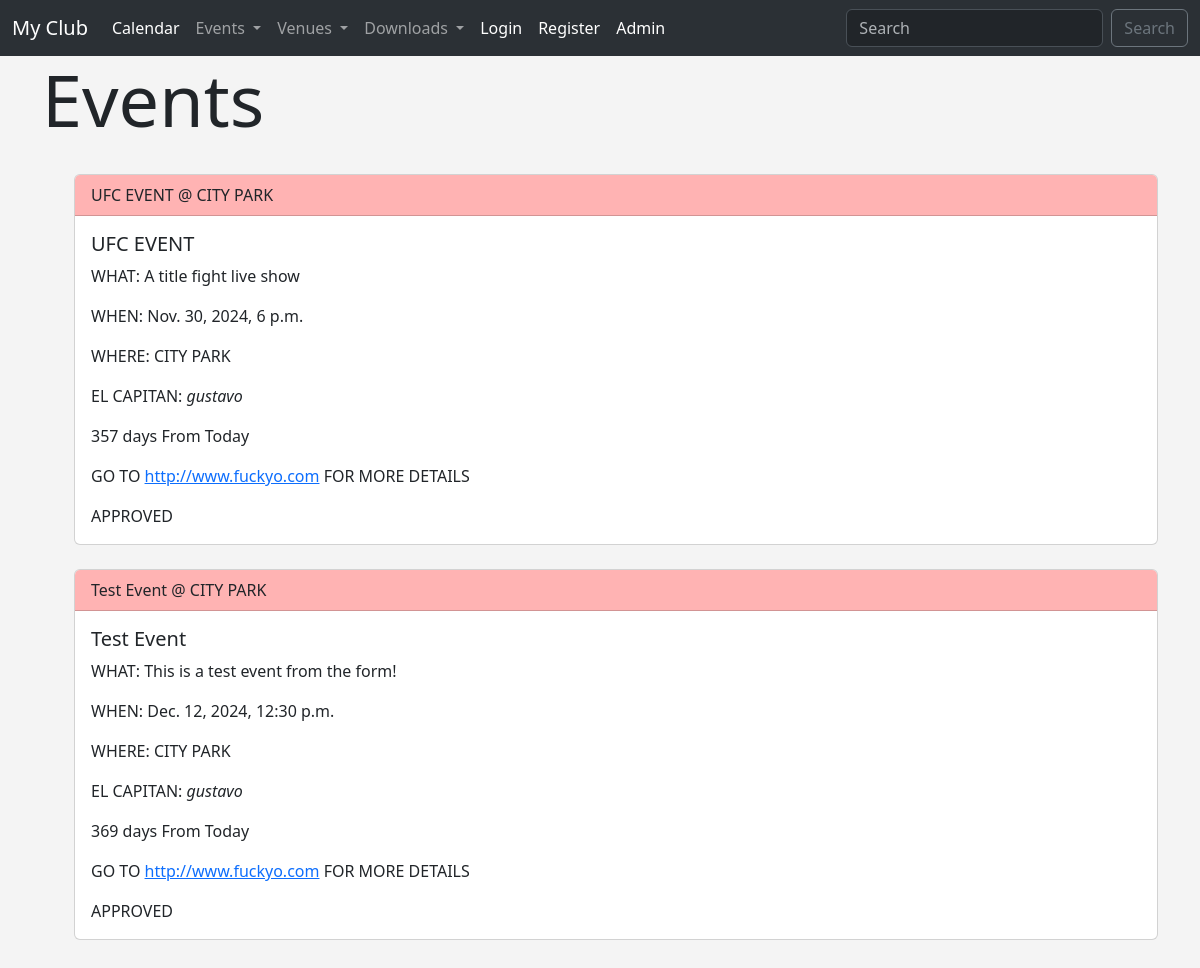
The app's page /venue_event/1 with its own data.
### events/models.py (models this page shows)
class Event(models.Model):
    name = models.CharField('Event Name', max_length=120)
    event_date = models.DateTimeField('Event Date')
    venue = models.ForeignKey(Venue, blank=True, null=True, on_delete=models.CASCADE)
    manager = models.ForeignKey(User, blank=True, null=True, on_delete=models.SET_NULL)
    description = models.TextField(blank=True)
    attendees = models.ManyToManyField(ClubUser, blank=True)
    approved = models.BooleanField('Approved', default=False)
    def __str__(self):
        return self.name
    @property
    def days_until(self):
        today = date.today()
        days_till = self.event_date.date()
        return str(days_till - today).split(',', 1)[0]

class Venue(models.Model):
    name = models.CharField('Venue Name', max_length=120)
    address = models.CharField('Address', max_length=200)
    zip_code = models.CharField('Zip Code', max_length=10)
    phone = models.CharField('Phone', max_length=13, blank=True)
    website = models.URLField('Website', blank=True)
    email = models.EmailField('Email Address', blank=True)
    owner = models.IntegerField('Venue Owner', blank=False, default=1)
    image = models.ImageField('Image', null=True, blank=True, upload_to="images/")
    def __str__(self):
        return self.name

### events/views.py (the view)
# urls.py: path('venue_event/<venue_id>', views.venue_event, name='venue_event'),
def venue_event(request, venue_id):
    venue = Venue.objects.get(id=int(venue_id))
    events = venue.event_set.all()
    if events:
        return render(request, 'venue_event.html', {
            "events": events,
        })
    else:
        messages.success(request, "This venue has no events")
        return redirect('admin_approval')

### events/templates/venue_event.html (shortened to what this page needs)
{% extends 'base.html'%}
{%block content%}
    <h1 class="display-2">Events</h1>
    <br>
    <ul>
        {%for event in events%}
        <div class="card">
            <div class="card-header" style="background-color: #ffb3b3; font-weight: lighter;">
                <strong>{{event}} @ {{event.venue}}</strong>
            </div>
            <div class="card-body">
              <h5 class="card-title">{{event.name}}</h5>
              <p class="card-text">WHAT: {{event.description}}</p>
              <p class="card-text">WHEN: {{event.event_date}}</p>
              <p class="card-text">WHERE: {{event.venue}}</p>
              <p class="card-text">EL CAPITAN: <i>{{event.manager}}</i></p>
              <p class="card-text">{{event.days_until}} From Today</p>
              <p class="card-text">GO TO <a href="{{event.venue.website}}">{{event.venue.website}}</a> FOR MORE DETAILS</p>
              {%if event.approved%}
              <p class="card-text">APPROVED</p>
              {%endif%}
            </div>
        </div>
        <br>
        {%endfor%}
    </ul>
{%endblock content%}

### events/templates/base.html (style rules this page uses)
body { background: #f4f4f4; }

### records on screen
Event: name "UFC EVENT", venue "CITY PARK", description "A title fight live show", event_date "Nov. 30, 2024, 6 p.m.", manager "gustavo", days_until "357 days", venue.website "http://www.fuckyo.com", approved "APPROVED"
Event: name "Test Event", venue "CITY PARK", description "This is a test event from the form!", event_date "Dec. 12, 2024, 12:30 p.m.", manager "gustavo", days_until "369 days", venue.website "http://www.fuckyo.com", approved "APPROVED"
